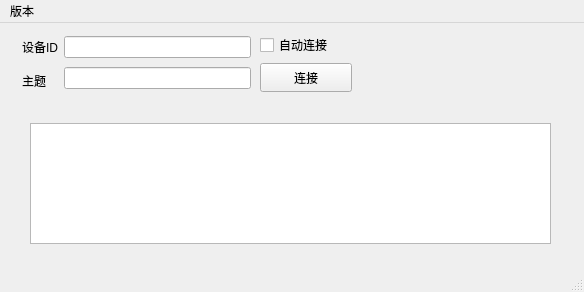
<?xml version="1.0" encoding="UTF-8"?>
<ui version="4.0">
 <class>MainWindow</class>
 <widget class="QMainWindow" name="MainWindow">
  <property name="geometry">
   <rect>
    <x>0</x>
    <y>0</y>
    <width>584</width>
    <height>292</height>
   </rect>
  </property>
  <property name="windowTitle">
   <string>shutdown</string>
  </property>
  <widget class="QWidget" name="centralwidget">
   <widget class="QTextEdit" name="Log_Text">
    <property name="geometry">
     <rect>
      <x>30</x>
      <y>100</y>
      <width>521</width>
      <height>121</height>
     </rect>
    </property>
   </widget>
   <widget class="QCheckBox" name="autocon">
    <property name="geometry">
     <rect>
      <x>260</x>
      <y>10</y>
      <width>95</width>
      <height>24</height>
     </rect>
    </property>
    <property name="text">
     <string>自动连接</string>
    </property>
   </widget>
   <widget class="QPushButton" name="connect2server">
    <property name="geometry">
     <rect>
      <x>260</x>
      <y>40</y>
      <width>92</width>
      <height>29</height>
     </rect>
    </property>
    <property name="text">
     <string>连接</string>
    </property>
   </widget>
   <widget class="QWidget" name="layoutWidget">
    <property name="geometry">
     <rect>
      <x>22</x>
      <y>10</y>
      <width>229</width>
      <height>61</height>
     </rect>
    </property>
    <layout class="QHBoxLayout" name="horizontalLayout">
     <item>
      <layout class="QVBoxLayout" name="verticalLayout">
       <item>
        <widget class="QLabel" name="label">
         <property name="text">
          <string>设备ID</string>
         </property>
        </widget>
       </item>
       <item>
        <widget class="QLabel" name="label_2">
         <property name="text">
          <string>主题</string>
         </property>
        </widget>
       </item>
      </layout>
     </item>
     <item>
      <layout class="QVBoxLayout" name="verticalLayout_2">
       <item>
        <widget class="QLineEdit" name="clientID"/>
       </item>
       <item>
        <widget class="QLineEdit" name="topic"/>
       </item>
      </layout>
     </item>
    </layout>
   </widget>
  </widget>
  <widget class="QStatusBar" name="statusbar"/>
  <widget class="QMenuBar" name="menubar">
   <property name="geometry">
    <rect>
     <x>0</x>
     <y>0</y>
     <width>584</width>
     <height>24</height>
    </rect>
   </property>
   <widget class="QMenu" name="version">
    <property name="title">
     <string>版本</string>
    </property>
    <addaction name="timeshow"/>
   </widget>
   <addaction name="version"/>
  </widget>
  <action name="actiontime">
   <property name="text">
    <string>time</string>
   </property>
  </action>
  <action name="timeshow">
   <property name="text">
    <string>time</string>
   </property>
  </action>
 </widget>
 <resources/>
 <connections/>
</ui>
